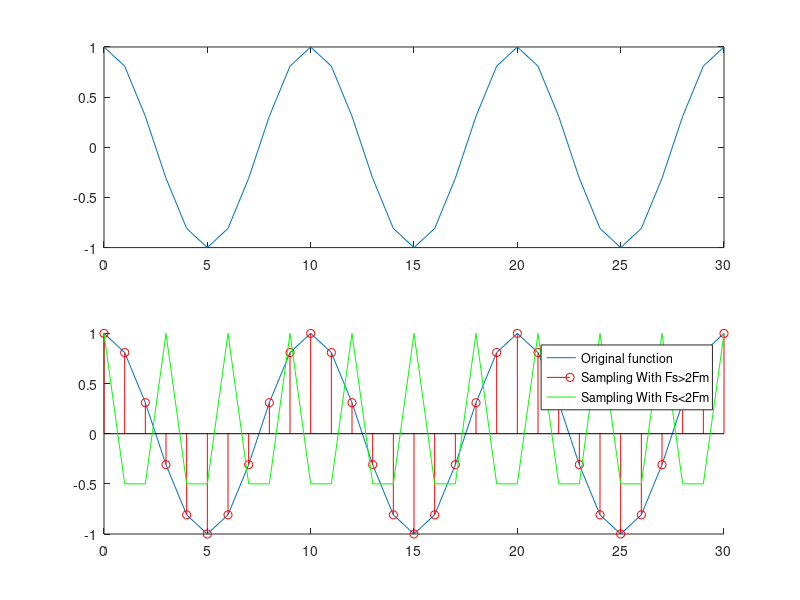

Here is the MATLAB script that generated this plot:
f0=1000;%Freqyency of sin 
fs1=10000;%Sampling Frequency Fs>2Fm 
fs2=1500;%Sampling Frequency Fs

n=0:1:30;

x=cos(2*pi*f0*n/fs1);

x1=cos(2*pi*f0*n/fs2); 

% figure (Hinh2) 

subplot(2,1,1) 

plot(n,x)%Show Continuous Signal

subplot(2,1,2)%Chia phan the hien trong 

hold on 

plot(n,x)

stem(n,x,'r') %r - red - mau sac - mau do

plot(n,x1,'g') %g - green - mau sac - mau xanh

legend('Original function','Sampling With Fs>2Fm','Sampling With Fs<2Fm')
